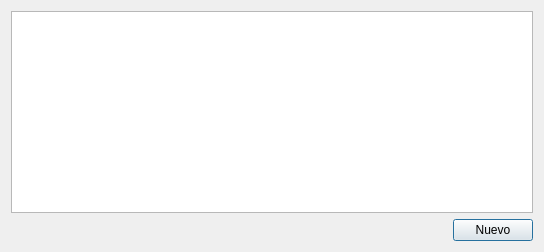
<?xml version="1.0" encoding="UTF-8"?>
<ui version="4.0">
 <class>fautores</class>
 <widget class="QDialog" name="fautores">
  <property name="geometry">
   <rect>
    <x>0</x>
    <y>0</y>
    <width>544</width>
    <height>252</height>
   </rect>
  </property>
  <property name="windowTitle">
   <string>Dialog</string>
  </property>
  <layout class="QVBoxLayout" name="verticalLayout_2">
   <item>
    <layout class="QVBoxLayout" name="verticalLayout">
     <item>
      <widget class="QTableView" name="tvwAutores"/>
     </item>
     <item>
      <layout class="QHBoxLayout" name="horizontalLayout">
       <item>
        <spacer name="horizontalSpacer">
         <property name="orientation">
          <enum>Qt::Horizontal</enum>
         </property>
         <property name="sizeHint" stdset="0">
          <size>
           <width>40</width>
           <height>20</height>
          </size>
         </property>
        </spacer>
       </item>
       <item>
        <widget class="QPushButton" name="btnNuevo">
         <property name="text">
          <string>Nuevo</string>
         </property>
        </widget>
       </item>
      </layout>
     </item>
    </layout>
   </item>
  </layout>
 </widget>
 <resources/>
 <connections/>
</ui>
